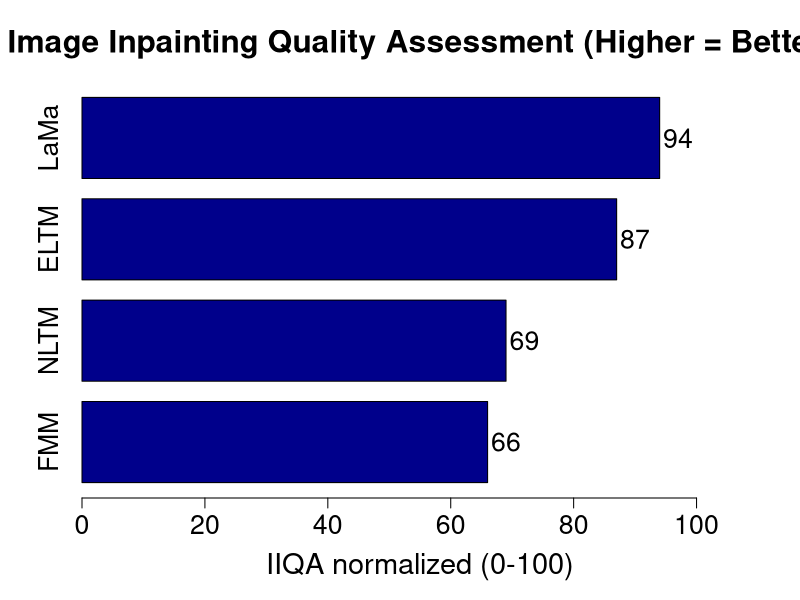

Generate this figure with R:
png(filename = "ReflectionQuality.png", 
    width = 2000, 
    height = 1400,
    res = 225)

x <- c("FMM", "NLTM", "ELTM", "LaMa")
y <- c(66, 69, 87, 94)

bp <- barplot(y, 
              names.arg = x, 
              horiz = TRUE, 
              col = "darkblue", 
              xlab = "IIQA normalized (0-100)", 
              main = "Image Inpainting Quality Assessment (Higher = Better)", 
              xlim = c(0, 110),
              cex.axis = 1.6,
              cex.names = 1.6,
              cex.lab = 1.74,
              cex.main = 1.9,
              space = 0.25)

text(x = y + 3,   
     y = bp,    
     labels = y,
     cex = 1.6)

dev.off()
